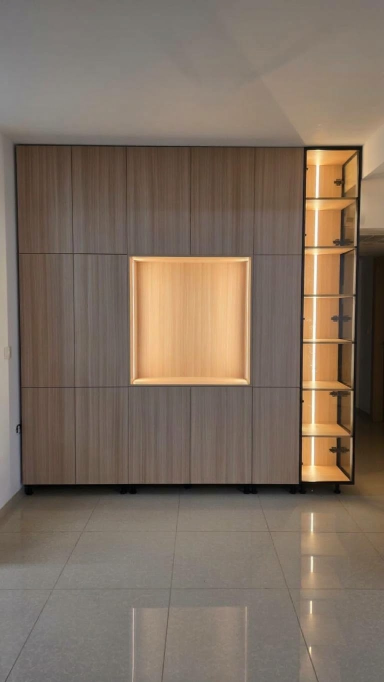
#> input picture projects/2026-10-oak-living-room/input/03_niche_wall_front_install.jpg, 768 x 1364 px, given in place of 03_niche_wall_front_install.jpg.png, which was not available (shown at 1/2 size)
$ python night.py ../input/03_niche_wall_front_install.jpg
#> lines starting #> are read from the running program, lines starting #| are printed output that depends on the picture; after the words box and inside, x2 and y2 are one past the last pixel; in counts of white or black regions, pixels touching at a corner belong together; pictures that were not available may be replaced by others from this repository, and a replacement may not be noted
# "Evening falls": the room darkens, the carpentry's REAL light stays exactly as photographed (R5: same tone,
# no added glow). Kept = whole lit boxes (niche, vitrine; hand-measured, hq px) + thin bright structures
# (LED strips, their floor reflections, downlights) via top-hat + warm lit pixels. No local-ratio term
# (it invented a TV backlight halo).
import cv2, numpy as np, sys
BOX = {  # x0,y0,x1,y1 in hq (2x) pixels
 '01_room_wide': [(226,1246,430,1436), (428,1110,498,1592)],
 '02_niche_wall_angle': [(656,1080,1144,1680), (1308,668,1472,2062)],
 '04_tv_wall_front': [],
 '05_niche_wall_angle_sharp': [],
}
# angled lit elements as polygons (source px of the 941x1672 photo, scaled x2 below)
POLY = {'05_niche_wall_angle_sharp': [[(303,638),(545,623),(545,996),(303,957)], [(664,260),(910,378),(902,1336),(822,1384),(658,1324)]]}
DROP = {'01_room_wide': [(200,2060,280,2140)]}
def night(n, k=0.26, spill=0.45):
#> called with n = '../input/03_niche_wall_front_install.jpg', k = 0.26, spill = 0.45
    im = cv2.imread(f'work/hq/{n}.png').astype(np.float32) / 255
    hsv = cv2.cvtColor((im*255).astype(np.uint8), cv2.COLOR_BGR2HSV).astype(np.float32)
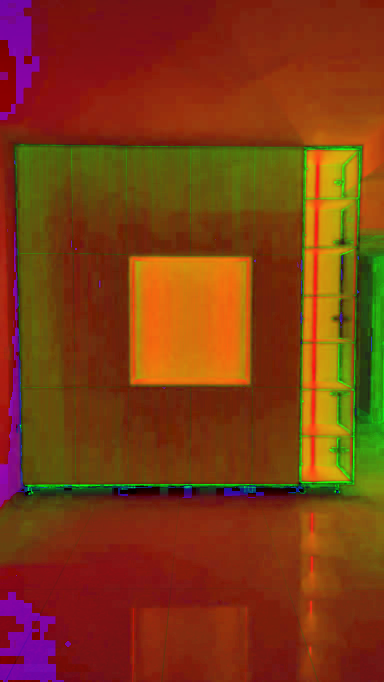
#> hsv: shape (1364, 768, 3) float32 (shown at 1/2 size); mean B, G, R 18.9, 58.5, 126.4
    h, s, v = hsv[...,0]*2, hsv[...,1]/255, hsv[...,2]/255
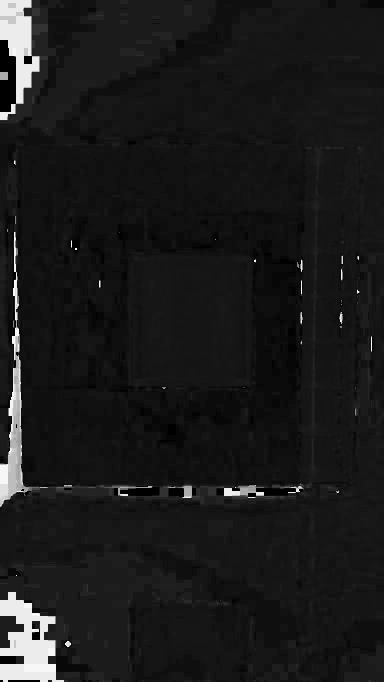
#> h: shape (1364, 768) float32 (shown at 1/2 size); min 0, max 356, mean 37.7; drawn with min black and max white
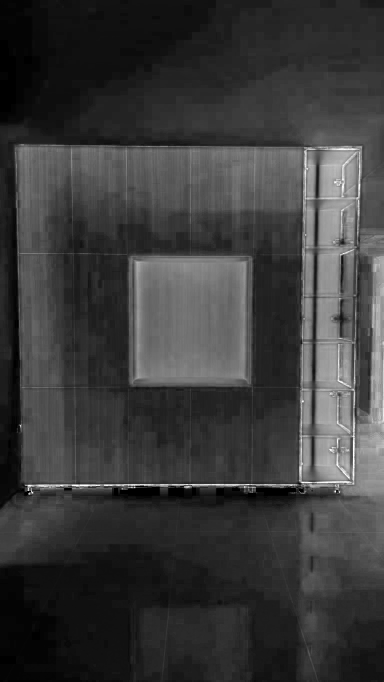
#> s: shape (1364, 768) float32 (shown at 1/2 size); min 0, max 1, mean 0.229
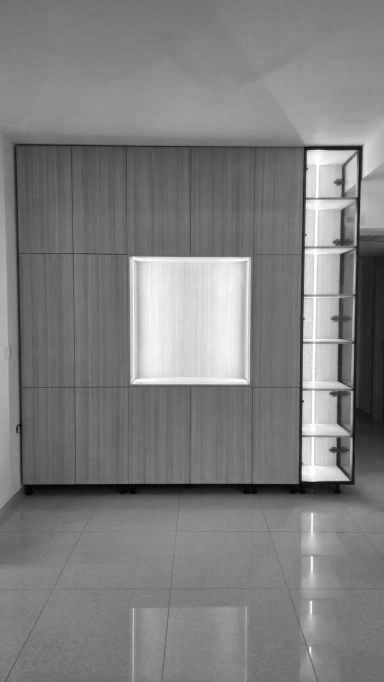
#> v: shape (1364, 768) float32 (shown at 1/2 size); min 0, max 1, mean 0.496
    warm = ((h > 12) & (h < 50)).astype(np.float32)
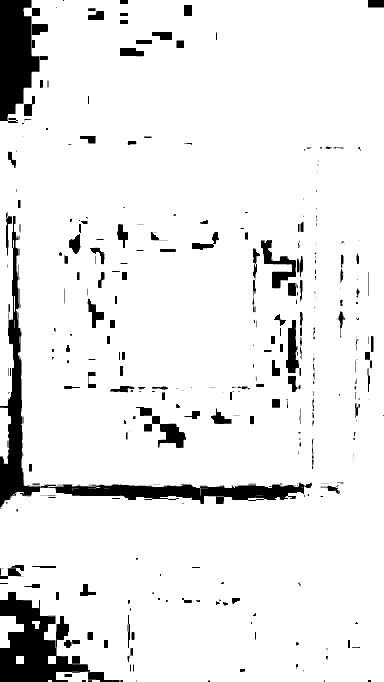
#> warm: shape (1364, 768) float32 (shown at 1/2 size); values 0 (black) and 1 (white), 91.8% white; 464 black regions (284 under 20 px), largest, box (x1, y1, x2, y2) and area: (0, 1184, 239, 1364) 16567, (0, 0, 79, 242) 13657, (0, 432, 112, 1018) 12152
    lit = warm * np.clip((s-0.30)/0.25, 0, 1) * np.clip((v-0.6)/0.2, 0, 1)
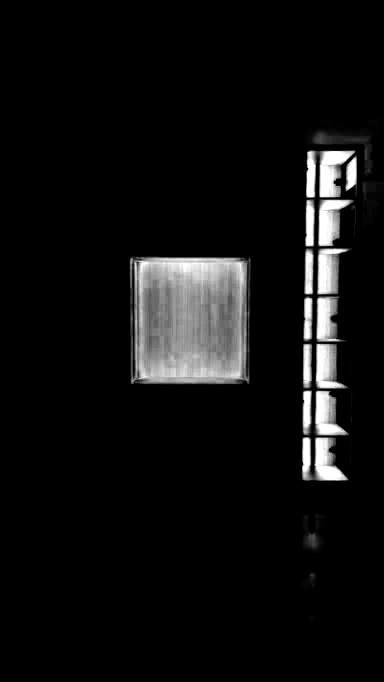
#> lit: shape (1364, 768) float32 (shown at 1/2 size); min 0, max 1, mean 0.0647
    th = cv2.morphologyEx(v, cv2.MORPH_TOPHAT, cv2.getStructuringElement(cv2.MORPH_RECT, (21, 21)))
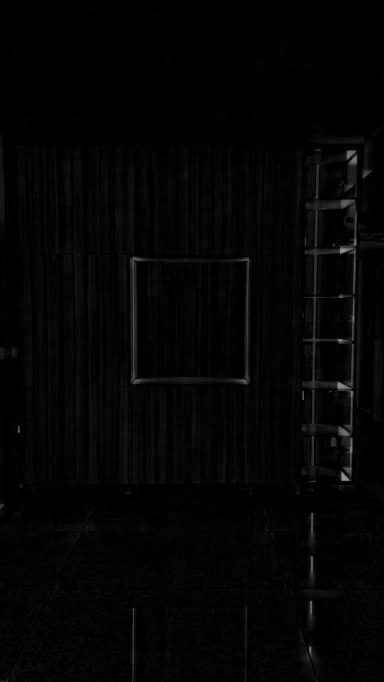
#> th: shape (1364, 768) float32 (shown at 1/2 size); min 0, max 0.639, mean 0.0186
    lines = np.clip((th-0.10)/0.12, 0, 1) * np.clip((v-0.6)/0.2, 0, 1)
    m = np.maximum(lit, lines)
    for x0,y0,x1,y1 in DROP.get(n, []): m[y0:y1, x0:x1] = 0   # reflections of ceiling lights that go dark at evening
    for x0,y0,x1,y1 in BOX[n]:
        b = np.zeros_like(m); b[y0:y1, x0:x1] = 1; m = np.maximum(m, b)
    for poly in POLY.get(n, []):
        b = np.zeros_like(m); cv2.fillPoly(b, [np.array(poly, np.int32)*2], 1.0); m = np.maximum(m, b)
    m = cv2.GaussianBlur(m, (0,0), 2.5)
    halo = cv2.GaussianBlur(m, (0,0), 30)          # the photo's own light spill nearby stays partly visible
    keep = np.clip(np.maximum(m*1.1, halo*spill), 0, 1)[...,None]
    dark = im * k * np.array([1.06, 0.98, 0.92], np.float32)   # BGR: slightly cooler evening shadow
    out = dark*(1-keep) + im*keep
    cv2.imwrite(f'work/hq/{n}_night.png', np.clip(out*255+0.5, 0, 255).astype(np.uint8))
#> (the run stopped early here; a loop or call above may not have finished)

$ run again, on projects/2026-10-oak-living-room/input/04_tv_wall_front.jpg
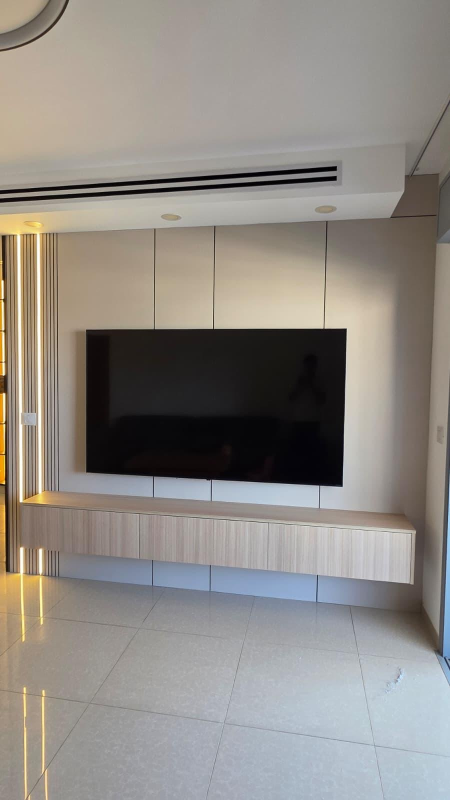
#> input picture projects/2026-10-oak-living-room/input/04_tv_wall_front.jpg, 900 x 1600 px, given in place of 04_tv_wall_front.jpg.png, which was not available (shown at 1/2 size)
#> in night, `warm = ((h > 12) & (h < 50)).astype(np.float32)`:
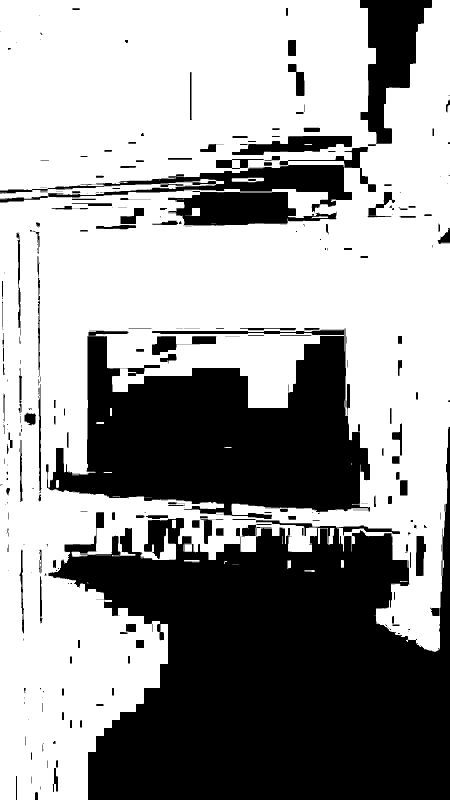
#> warm: shape (1600, 900) float32 (shown at 1/2 size); values 0 (black) and 1 (white), 60.5% white; 572 black regions (405 under 20 px), largest, box (x1, y1, x2, y2) and area: (97, 854, 900, 1600) 330425, (92, 657, 740, 1038) 148882, (720, 0, 864, 292) 21177
#> in night, `lines = np.clip((th-0.10)/0.12, 0, 1) * np.clip((v-0.6)/0.2, 0, 1)`:
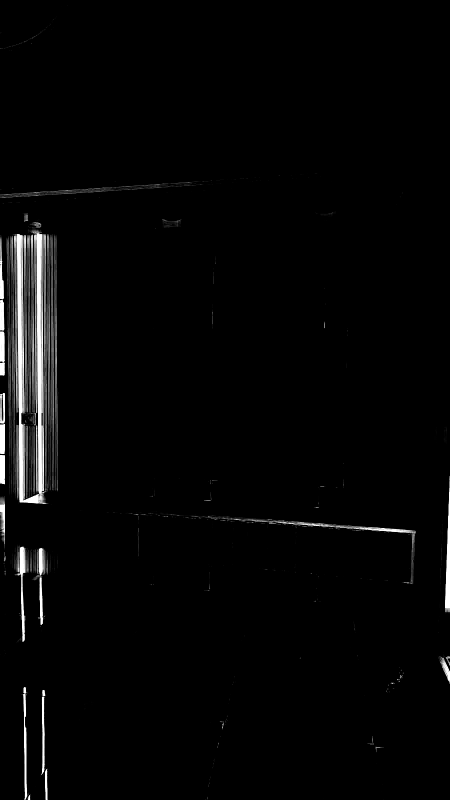
#> lines: shape (1600, 900) float32 (shown at 1/2 size); min 0, max 1, mean 0.0237

$ run again, on projects/2026-10-oak-living-room/input/05_niche_wall_angle_sharp.png
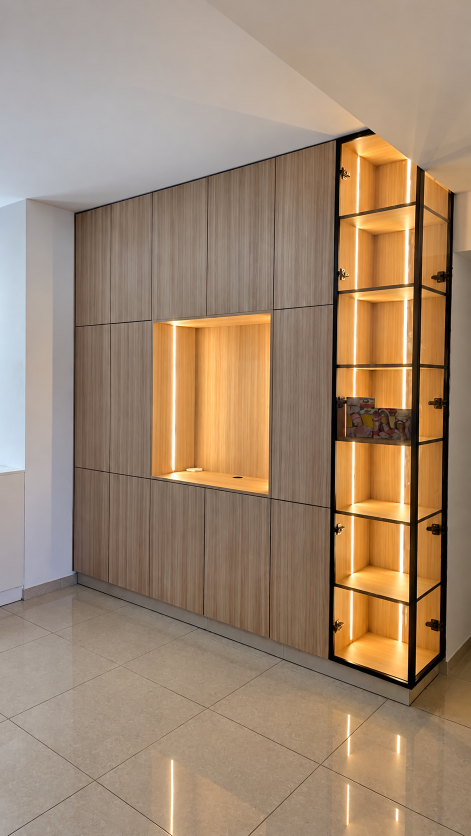
#> input picture projects/2026-10-oak-living-room/input/05_niche_wall_angle_sharp.png, 941 x 1672 px, given in place of 05_niche_wall_angle_sharp.png.png, which was not available (shown at 1/2 size)
#> in night, `warm = ((h > 12) & (h < 50)).astype(np.float32)`:
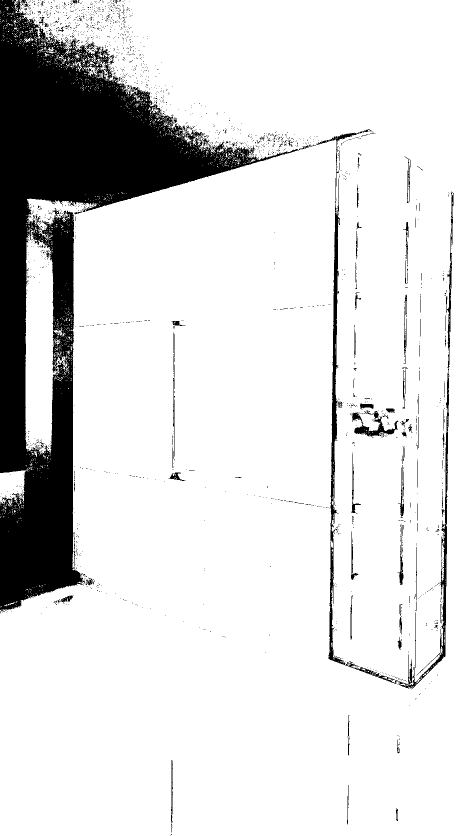
#> warm: shape (1672, 941) float32 (shown at 1/2 size); values 0 (black) and 1 (white), 86.1% white; 2059 black regions (1961 under 20 px), largest, box (x1, y1, x2, y2) and area: (0, 0, 632, 1224) 192599, (657, 383, 908, 1378) 7064, (661, 407, 680, 1086) 4656
#> in night, `lines = np.clip((th-0.10)/0.12, 0, 1) * np.clip((v-0.6)/0.2, 0, 1)`:
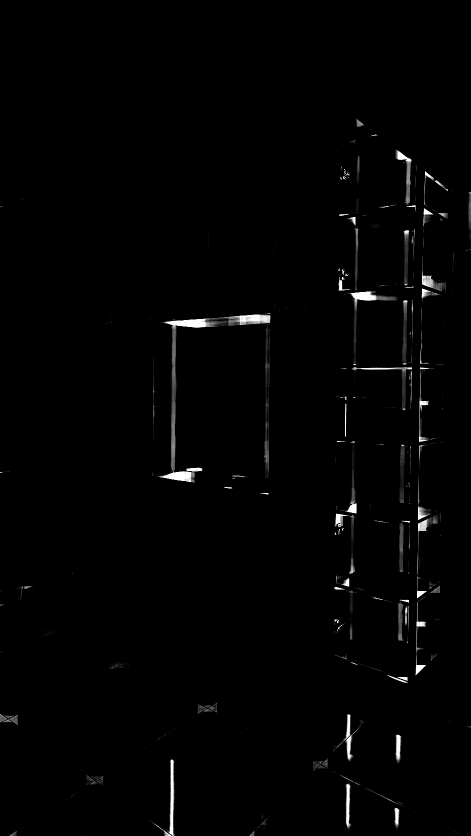
#> lines: shape (1672, 941) float32 (shown at 1/2 size); min 0, max 1, mean 0.0117
